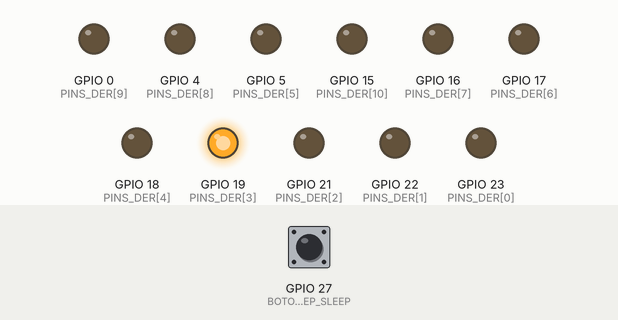
Bench run of a sketch on a simulated ESP32. Parts: output pins drawn as LEDs (lit = HIGH). The test bench sets the inputs (shaded band); at power-on: GPIO 27 (BOTON_DEEP_SLEEP) LOW. What the sketch prints to the serial monitor is not drawn.

Above: at 0.05 s.
At 0.35 s:
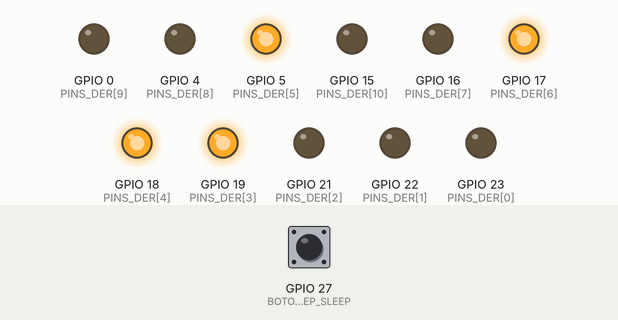
At 0.75 s:
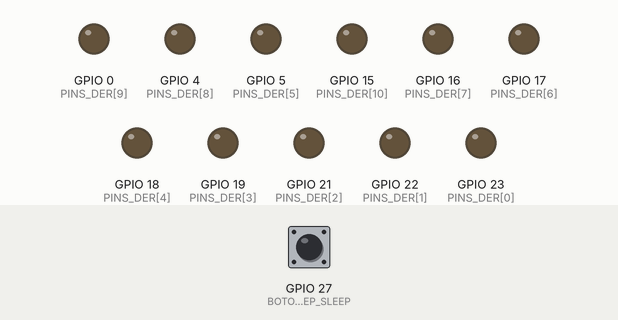
At 1.45 s:
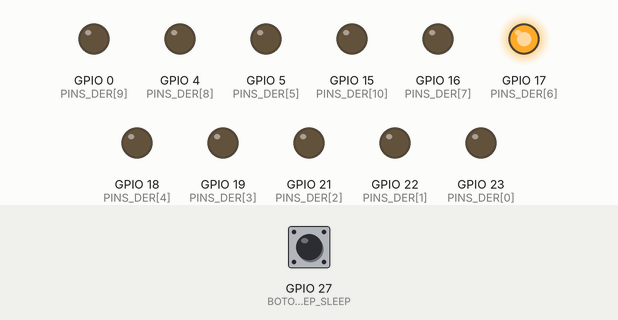
At 2.15 s:
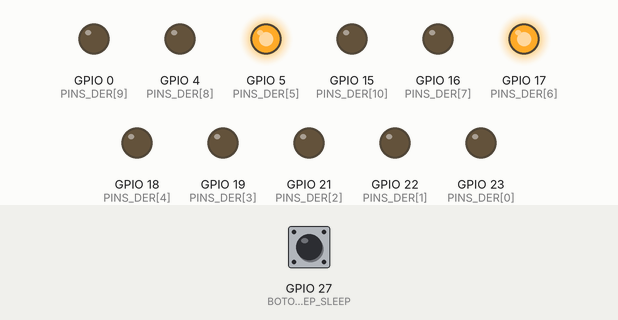
At 2.85 s:
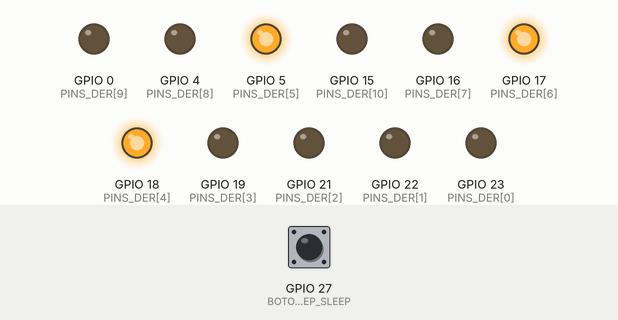
Timing chart, 0 to 3.1 s (numbered marks = the images above):
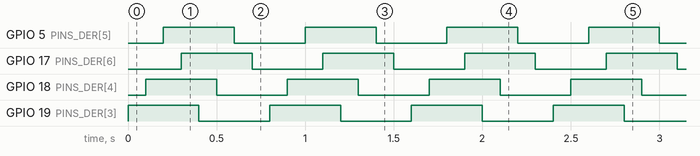

The sketch:

Ejercicio_15.ino
```cpp
#define MASCARA_GPIO 0x5000
const int PINS_DER[11]={23,22,21,19,18,5,17,16,4,0,15}, BOTON_DEEP_SLEEP=27;
int CONTADOR_FOR=0;

void setup()
{
  Serial.begin(115200);
  Serial.println("ESP32 Activo");

  for(CONTADOR_FOR=0;CONTADOR_FOR<=10;CONTADOR_FOR++)
  {
    pinMode(PINS_DER[CONTADOR_FOR],OUTPUT);
    digitalWrite(PINS_DER[CONTADOR_FOR],LOW);
  }
  pinMode(BOTON_DEEP_SLEEP,INPUT_PULLDOWN);
  attachInterrupt(digitalPinToInterrupt(BOTON_DEEP_SLEEP),MODO_DEEPSLEEP,RISING);

  pinMode(12,INPUT);
  pinMode(14,INPUT);
  esp_sleep_enable_ext1_wakeup(MASCARA_GPIO, ESP_EXT1_WAKEUP_ALL_LOW);
}

void loop()
{
  SECUENCIA_LEDS();
}

void SECUENCIA_LEDS()
{
  for(CONTADOR_FOR=3;CONTADOR_FOR<=6;CONTADOR_FOR++){digitalWrite(PINS_DER[CONTADOR_FOR],HIGH); delay(100);}
  for(CONTADOR_FOR=3;CONTADOR_FOR<=6;CONTADOR_FOR++){digitalWrite(PINS_DER[CONTADOR_FOR],LOW); delay(100);}
}

void MODO_DEEPSLEEP()
{
  esp_deep_sleep_start();
}
```

Measured:
- by itself, GPIO 5 (PINS_DER[5]), GPIO 17 (PINS_DER[6]), GPIO 18 (PINS_DER[4]), GPIO 19 (PINS_DER[3]): alternates HIGH for 0.40 s and LOW for 0.40 s
- by itself, everything shown: repeats every 0.80 s, in 4 steps
